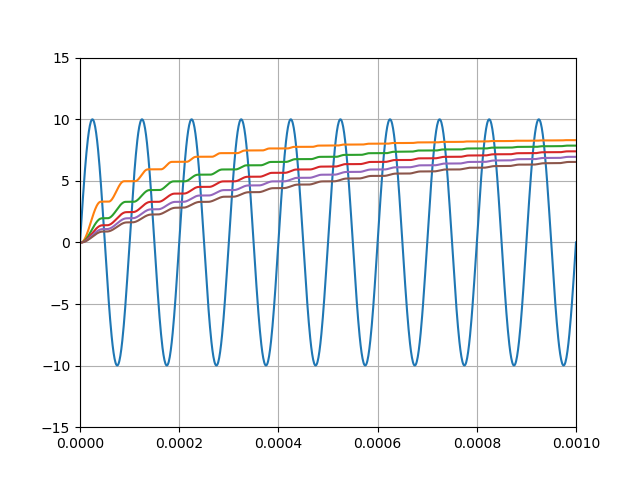

Python code for this plot:
import ltspice
import matplotlib.pyplot as plt
import numpy as np
import os

l = ltspice.Ltspice(os.path.dirname(__file__)+'/rectifier.raw') 
l.parse() 

time = l.getTime()
V_source = l.getData('V(source)')
V_cap_max = []

plt.plot(time, V_source)
for i in range(l.c_number): # Iteration in simulation cases 
    time = l.getTime(i)
    # Case number starts from zero
    # Each case has different time point numbers
    V_cap = l.getData('V(cap,pgnd)',i)
    V_cap_max.append(max(V_cap))
    plt.plot(time, V_cap)

print(V_cap_max)

plt.xlim((0, 1e-3))
plt.ylim((-15, 15))
plt.grid()
plt.show()
